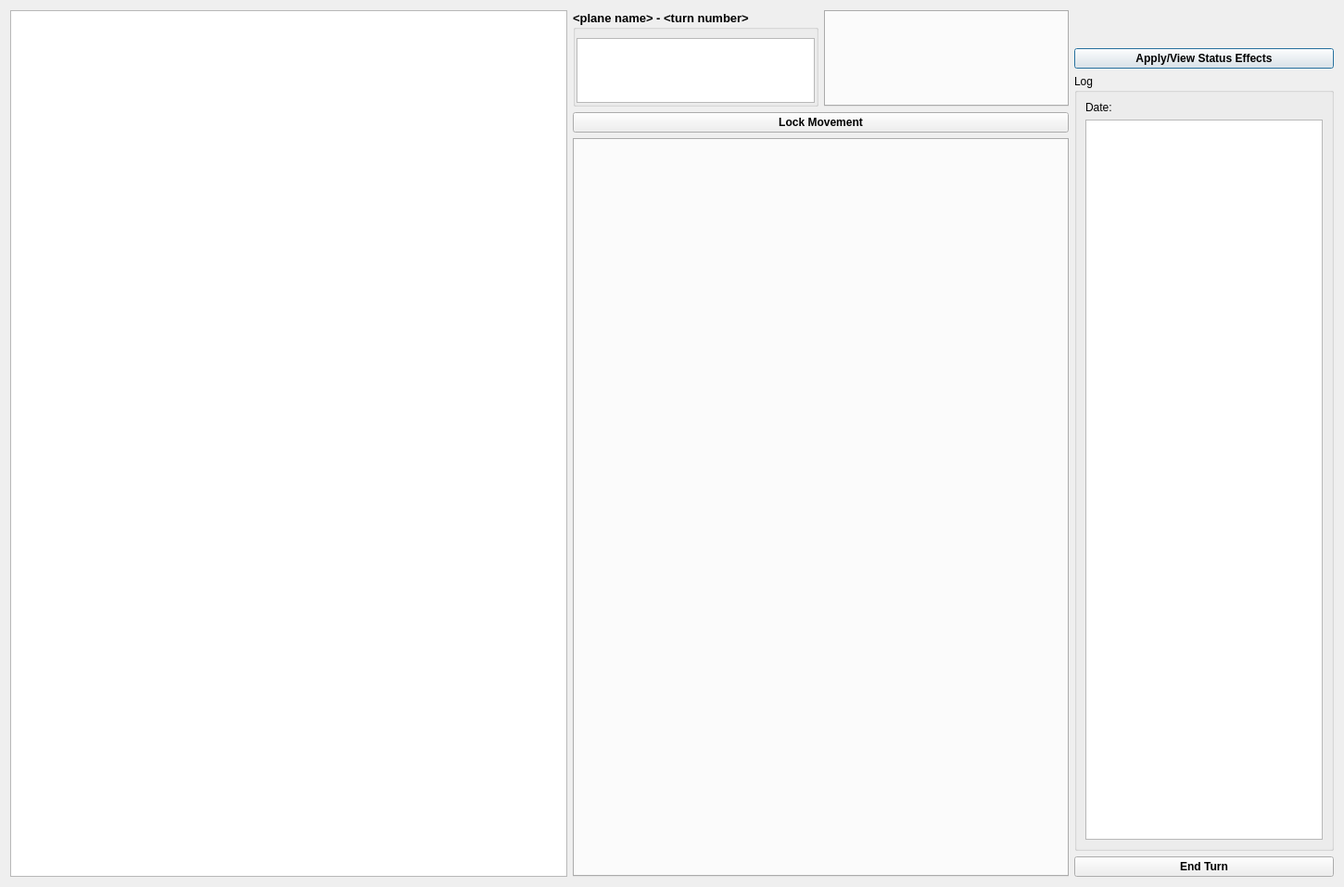
<?xml version="1.0" encoding="UTF-8"?>
<ui version="4.0">
 <class>TurnTrackerDialog</class>
 <widget class="QDialog" name="TurnTrackerDialog">
  <property name="geometry">
   <rect>
    <x>0</x>
    <y>0</y>
    <width>1450</width>
    <height>951</height>
   </rect>
  </property>
  <property name="windowTitle">
   <string>Turn Tracker</string>
  </property>
  <layout class="QGridLayout" name="gridLayout_4" rowstretch="0,0,0,0,1,0">
   <item row="0" column="0" rowspan="6">
    <widget class="QGraphicsView" name="maneuver_gv">
     <property name="minimumSize">
      <size>
       <width>601</width>
       <height>871</height>
      </size>
     </property>
     <property name="renderHints">
      <set>QPainter::RenderHint::Antialiasing|QPainter::RenderHint::TextAntialiasing</set>
     </property>
    </widget>
   </item>
   <item row="0" column="1" rowspan="3">
    <widget class="QGroupBox" name="alt_ctrl_grp_box">
     <property name="font">
      <font>
       <pointsize>10</pointsize>
       <bold>true</bold>
      </font>
     </property>
     <property name="title">
      <string>&lt;plane name&gt; - &lt;turn number&gt;</string>
     </property>
     <layout class="QGridLayout" name="gridLayout_3">
      <property name="leftMargin">
       <number>1</number>
      </property>
      <property name="rightMargin">
       <number>1</number>
      </property>
      <property name="bottomMargin">
       <number>1</number>
      </property>
      <item row="0" column="0">
       <widget class="QGraphicsView" name="alt_ctrl_gv">
        <property name="renderHints">
         <set>QPainter::RenderHint::Antialiasing|QPainter::RenderHint::TextAntialiasing</set>
        </property>
       </widget>
      </item>
     </layout>
    </widget>
   </item>
   <item row="0" column="2" rowspan="3">
    <widget class="QTabWidget" name="gun_rotation_tab"/>
   </item>
   <item row="0" column="3">
    <layout class="QGridLayout" name="gridLayout">
     <item row="1" column="1">
      <widget class="PlanePartDamageTracker" name="wing_grp" native="true"/>
     </item>
     <item row="1" column="0">
      <widget class="PlanePartDamageTracker" name="engine_grp" native="true"/>
     </item>
     <item row="2" column="0">
      <widget class="PlanePartDamageTracker" name="fuselage_grp" native="true"/>
     </item>
     <item row="2" column="1">
      <widget class="PlanePartDamageTracker" name="tail_grp" native="true"/>
     </item>
    </layout>
   </item>
   <item row="1" column="3">
    <widget class="QPushButton" name="openStatusViewerBtn">
     <property name="font">
      <font>
       <bold>true</bold>
      </font>
     </property>
     <property name="text">
      <string>Apply/View Status Effects</string>
     </property>
    </widget>
   </item>
   <item row="2" column="3" rowspan="3">
    <widget class="QGroupBox" name="groupBox">
     <property name="title">
      <string>Log</string>
     </property>
     <layout class="QGridLayout" name="gridLayout_2" columnstretch="0,1">
      <item row="0" column="0">
       <widget class="QLabel" name="label">
        <property name="text">
         <string>Date:</string>
        </property>
       </widget>
      </item>
      <item row="0" column="1">
       <widget class="QLabel" name="label_2">
        <property name="text">
         <string>&lt;iso-formatted-date&gt;</string>
        </property>
       </widget>
      </item>
      <item row="1" column="0" colspan="2">
       <widget class="QTreeView" name="treeView"/>
      </item>
     </layout>
    </widget>
   </item>
   <item row="3" column="1" colspan="2">
    <widget class="QPushButton" name="lock_movement_btn">
     <property name="font">
      <font>
       <bold>true</bold>
      </font>
     </property>
     <property name="text">
      <string>Lock Movement</string>
     </property>
     <property name="checkable">
      <bool>true</bool>
     </property>
    </widget>
   </item>
   <item row="4" column="1" rowspan="2" colspan="2">
    <widget class="QTabWidget" name="crew_tab"/>
   </item>
   <item row="5" column="3">
    <widget class="QPushButton" name="pushButton_2">
     <property name="font">
      <font>
       <bold>true</bold>
      </font>
     </property>
     <property name="text">
      <string>End Turn</string>
     </property>
    </widget>
   </item>
  </layout>
 </widget>
 <customwidgets>
  <customwidget>
   <class>PlanePartDamageTracker</class>
   <extends>QWidget</extends>
   <header>turn_logger/PlanePartDamageTracker.h</header>
   <container>1</container>
  </customwidget>
 </customwidgets>
 <resources/>
 <connections/>
</ui>
